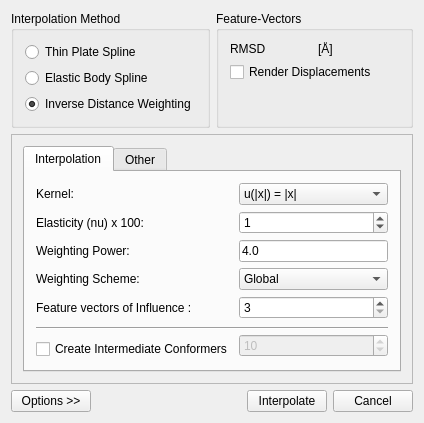
<?xml version="1.0" encoding="UTF-8"?>
<ui version="4.0">
 <class>dlg_flexing</class>
 <widget class="QDialog" name="dlg_flexing">
  <property name="geometry">
   <rect>
    <x>0</x>
    <y>0</y>
    <width>460</width>
    <height>446</height>
   </rect>
  </property>
  <property name="sizePolicy">
   <sizepolicy hsizetype="Preferred" vsizetype="Preferred">
    <horstretch>0</horstretch>
    <verstretch>0</verstretch>
   </sizepolicy>
  </property>
  <property name="windowTitle">
   <string>Flexible Docking</string>
  </property>
  <property name="sizeGripEnabled">
   <bool>false</bool>
  </property>
  <property name="modal">
   <bool>false</bool>
  </property>
  <layout class="QGridLayout" name="gridLayout_6">
   <property name="sizeConstraint">
    <enum>QLayout::SetFixedSize</enum>
   </property>
   <item row="0" column="0">
    <widget class="QGroupBox" name="groupBox">
     <property name="title">
      <string>Interpolation Method</string>
     </property>
     <layout class="QGridLayout" name="gridLayout">
      <item row="0" column="0">
       <widget class="QRadioButton" name="m_pTPS">
        <property name="cursor">
         <cursorShape>ArrowCursor</cursorShape>
        </property>
        <property name="text">
         <string>Thin Plate Spline</string>
        </property>
        <attribute name="buttonGroup">
         <string>buttonGroup</string>
        </attribute>
       </widget>
      </item>
      <item row="1" column="0">
       <widget class="QRadioButton" name="m_pEBS">
        <property name="text">
         <string>Elastic Body Spline</string>
        </property>
        <attribute name="buttonGroup">
         <string>buttonGroup</string>
        </attribute>
       </widget>
      </item>
      <item row="2" column="0">
       <widget class="QRadioButton" name="m_pIDW">
        <property name="text">
         <string>Inverse Distance Weighting</string>
        </property>
        <property name="checked">
         <bool>true</bool>
        </property>
        <attribute name="buttonGroup">
         <string>buttonGroup</string>
        </attribute>
       </widget>
      </item>
     </layout>
    </widget>
   </item>
   <item row="0" column="1">
    <widget class="QGroupBox" name="groupBox_2">
     <property name="title">
      <string>Feature-Vectors</string>
     </property>
     <layout class="QGridLayout" name="gridLayout_2">
      <item row="0" column="0">
       <widget class="QLabel" name="m_pRMSD">
        <property name="toolTip">
         <string comment="When label is colored red a large deviation was measured possibly because of a mismatch.">if red please check match</string>
        </property>
        <property name="text">
         <string>RMSD</string>
        </property>
        <property name="wordWrap">
         <bool>false</bool>
        </property>
       </widget>
      </item>
      <item row="0" column="1">
       <widget class="QLabel" name="m_pRMSD_2">
        <property name="toolTip">
         <string comment="When label is colored red a large deviation was measured possibly because of a mismatch.">if red please check match</string>
        </property>
        <property name="text">
         <string>[Å]</string>
        </property>
        <property name="wordWrap">
         <bool>false</bool>
        </property>
       </widget>
      </item>
      <item row="1" column="0" colspan="2">
       <widget class="QCheckBox" name="m_pShowDispl">
        <property name="text">
         <string>Render Displacements</string>
        </property>
        <property name="shortcut">
         <string>Ctrl+S</string>
        </property>
        <property name="checked">
         <bool>false</bool>
        </property>
       </widget>
      </item>
      <item row="2" column="0">
       <spacer name="spacer2">
        <property name="orientation">
         <enum>Qt::Vertical</enum>
        </property>
        <property name="sizeType">
         <enum>QSizePolicy::Expanding</enum>
        </property>
        <property name="sizeHint" stdset="0">
         <size>
          <width>20</width>
          <height>26</height>
         </size>
        </property>
       </spacer>
      </item>
     </layout>
    </widget>
   </item>
   <item row="1" column="0" colspan="2">
    <widget class="QFrame" name="m_pAdvancedFrame">
     <property name="frameShape">
      <enum>QFrame::StyledPanel</enum>
     </property>
     <property name="frameShadow">
      <enum>QFrame::Raised</enum>
     </property>
     <layout class="QGridLayout" name="gridLayout_3">
      <item row="0" column="0">
       <widget class="QTabWidget" name="m_pOptionsTabWidget">
        <property name="enabled">
         <bool>true</bool>
        </property>
        <property name="currentIndex">
         <number>0</number>
        </property>
        <widget class="QWidget" name="tab_3">
         <attribute name="title">
          <string>Interpolation</string>
         </attribute>
         <layout class="QGridLayout" name="gridLayout_7">
          <item row="0" column="0">
           <widget class="QLabel" name="m_pKernelLabel">
            <property name="enabled">
             <bool>true</bool>
            </property>
            <property name="text">
             <string>Kernel:</string>
            </property>
            <property name="wordWrap">
             <bool>false</bool>
            </property>
           </widget>
          </item>
          <item row="0" column="1">
           <widget class="QComboBox" name="m_pKernel">
            <property name="currentIndex">
             <number>0</number>
            </property>
            <item>
             <property name="text">
              <string>u(|x|) = |x|</string>
             </property>
            </item>
           </widget>
          </item>
          <item row="1" column="0">
           <widget class="QLabel" name="m_pElasticityLabel">
            <property name="text">
             <string>Elasticity (nu) x 100:</string>
            </property>
            <property name="wordWrap">
             <bool>false</bool>
            </property>
           </widget>
          </item>
          <item row="1" column="1">
           <widget class="QSpinBox" name="m_pElasticity">
            <property name="wrapping">
             <bool>true</bool>
            </property>
            <property name="buttonSymbols">
             <enum>QAbstractSpinBox::UpDownArrows</enum>
            </property>
            <property name="minimum">
             <number>1</number>
            </property>
            <property name="maximum">
             <number>50</number>
            </property>
            <property name="value">
             <number>1</number>
            </property>
           </widget>
          </item>
          <item row="2" column="0">
           <widget class="QLabel" name="m_pWeightingPowLabel">
            <property name="text">
             <string>Weighting Power:</string>
            </property>
            <property name="wordWrap">
             <bool>false</bool>
            </property>
           </widget>
          </item>
          <item row="2" column="1">
           <widget class="QLineEdit" name="m_pWeightingPow">
            <property name="text">
             <string>4.0</string>
            </property>
           </widget>
          </item>
          <item row="3" column="0">
           <widget class="QLabel" name="m_pWeightingSchemaLabel">
            <property name="text">
             <string>Weighting Scheme:</string>
            </property>
            <property name="wordWrap">
             <bool>false</bool>
            </property>
           </widget>
          </item>
          <item row="3" column="1">
           <widget class="QComboBox" name="m_pWeightingSchema">
            <property name="currentIndex">
             <number>0</number>
            </property>
            <item>
             <property name="text">
              <string>Global</string>
             </property>
            </item>
            <item>
             <property name="text">
              <string>Local</string>
             </property>
            </item>
           </widget>
          </item>
          <item row="4" column="0">
           <widget class="QLabel" name="m_pRadiusInfluenceLabel">
            <property name="text">
             <string>Feature vectors of Influence :</string>
            </property>
            <property name="wordWrap">
             <bool>false</bool>
            </property>
           </widget>
          </item>
          <item row="4" column="1">
           <widget class="QSpinBox" name="m_pR">
            <property name="minimum">
             <number>3</number>
            </property>
           </widget>
          </item>
          <item row="5" column="0" rowspan="2" colspan="2">
           <widget class="Line" name="line1_3">
            <property name="frameShape">
             <enum>QFrame::HLine</enum>
            </property>
            <property name="frameShadow">
             <enum>QFrame::Sunken</enum>
            </property>
           </widget>
          </item>
          <item row="7" column="0">
           <widget class="QCheckBox" name="m_pCreateIntermediateConformers">
            <property name="text">
             <string>Create Intermediate Conformers</string>
            </property>
            <property name="checked">
             <bool>false</bool>
            </property>
           </widget>
          </item>
          <item row="6" column="1" rowspan="2">
           <widget class="QSpinBox" name="m_pConformersCount">
            <property name="enabled">
             <bool>false</bool>
            </property>
            <property name="minimum">
             <number>2</number>
            </property>
            <property name="maximum">
             <number>500</number>
            </property>
            <property name="singleStep">
             <number>1</number>
            </property>
            <property name="value">
             <number>10</number>
            </property>
           </widget>
          </item>
         </layout>
        </widget>
        <widget class="QWidget" name="tab_4">
         <attribute name="title">
          <string>Other</string>
         </attribute>
         <layout class="QGridLayout" name="gridLayout_5">
          <item row="0" column="0">
           <widget class="QGroupBox" name="groupBox_3">
            <property name="title">
             <string>Refinement</string>
            </property>
            <layout class="QGridLayout" name="gridLayout_4">
             <item row="1" column="0" colspan="2">
              <layout class="QHBoxLayout" name="_9">
               <item>
                <widget class="QLabel" name="m_pLocation">
                 <property name="text">
                  <string>Location:</string>
                 </property>
                 <property name="wordWrap">
                  <bool>false</bool>
                 </property>
                </widget>
               </item>
               <item>
                <widget class="QLineEdit" name="m_pRefmacPath"/>
               </item>
               <item>
                <widget class="QPushButton" name="m_pBrowse">
                 <property name="text">
                  <string>...</string>
                 </property>
                </widget>
               </item>
              </layout>
             </item>
             <item row="0" column="0">
              <widget class="QCheckBox" name="m_pRunRefmac">
               <property name="text">
                <string>Macromolecular Refinement</string>
               </property>
               <property name="checked">
                <bool>false</bool>
               </property>
              </widget>
             </item>
             <item row="2" column="0">
              <spacer name="verticalSpacer">
               <property name="orientation">
                <enum>Qt::Vertical</enum>
               </property>
               <property name="sizeHint" stdset="0">
                <size>
                 <width>20</width>
                 <height>40</height>
                </size>
               </property>
              </spacer>
             </item>
            </layout>
           </widget>
          </item>
         </layout>
        </widget>
       </widget>
      </item>
     </layout>
    </widget>
   </item>
   <item row="2" column="0" colspan="2">
    <layout class="QHBoxLayout">
     <item>
      <widget class="QPushButton" name="m_pAdvancedOptionsBtn">
       <property name="enabled">
        <bool>true</bool>
       </property>
       <property name="text">
        <string>Options &gt;&gt;</string>
       </property>
      </widget>
     </item>
     <item>
      <spacer name="spacer1">
       <property name="orientation">
        <enum>Qt::Horizontal</enum>
       </property>
       <property name="sizeType">
        <enum>QSizePolicy::Expanding</enum>
       </property>
       <property name="sizeHint" stdset="0">
        <size>
         <width>150</width>
         <height>17</height>
        </size>
       </property>
      </spacer>
     </item>
     <item>
      <widget class="QPushButton" name="m_pInterpolate">
       <property name="text">
        <string>Interpolate</string>
       </property>
      </widget>
     </item>
     <item>
      <widget class="QPushButton" name="pushButton1">
       <property name="text">
        <string>Cancel</string>
       </property>
      </widget>
     </item>
    </layout>
   </item>
  </layout>
 </widget>
 <layoutdefault spacing="6" margin="11"/>
 <pixmapfunction>qPixmapFromMimeSource</pixmapfunction>
 <tabstops>
  <tabstop>m_pAdvancedOptionsBtn</tabstop>
  <tabstop>m_pInterpolate</tabstop>
  <tabstop>pushButton1</tabstop>
 </tabstops>
 <includes>
  <include location="local">sculptor_document.h</include>
 </includes>
 <resources/>
 <connections>
  <connection>
   <sender>pushButton1</sender>
   <signal>clicked()</signal>
   <receiver>dlg_flexing</receiver>
   <slot>reject()</slot>
   <hints>
    <hint type="sourcelabel">
     <x>20</x>
     <y>20</y>
    </hint>
    <hint type="destinationlabel">
     <x>20</x>
     <y>20</y>
    </hint>
   </hints>
  </connection>
  <connection>
   <sender>m_pInterpolate</sender>
   <signal>clicked()</signal>
   <receiver>dlg_flexing</receiver>
   <slot>accept()</slot>
   <hints>
    <hint type="sourcelabel">
     <x>20</x>
     <y>20</y>
    </hint>
    <hint type="destinationlabel">
     <x>20</x>
     <y>20</y>
    </hint>
   </hints>
  </connection>
 </connections>
 <buttongroups>
  <buttongroup name="buttonGroup"/>
 </buttongroups>
</ui>
